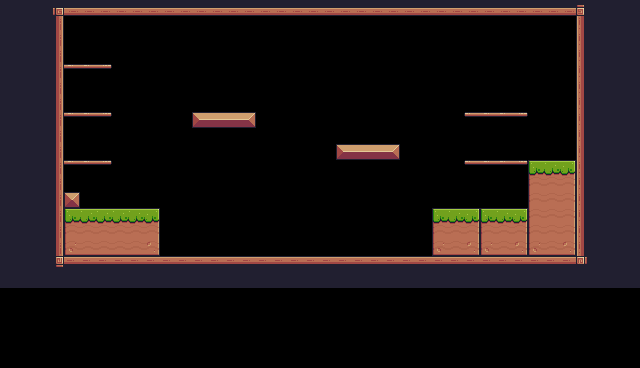

A level layout from a 2D game, rendered from its tile map. Below: a short description, then the map file with its tile-grid data intact:
An orthogonal 40x23 tile map with 16x16 px tiles, 1 tile layer (Background) and 30 objects (11x Fruit, 5x Platform, Player, Saw, Checkpoint, ...).

<map version="1.10" tiledversion="1.11.0" orientation="orthogonal" renderorder="right-down" width="40" height="23" tilewidth="16" tileheight="16" infinite="0" nextlayerid="4" nextobjectid="42">
 <tileset firstgid="1" source="Pixel Adventure.tsx" />
 <layer id="1" name="Background" width="40" height="23">
  <properties>
   <property name="BackgroundColor" value="Gray" />
  </properties>
  <data encoding="csv">
24,24,24,92,134,134,134,134,134,134,134,134,134,134,134,134,134,134,134,134,134,134,134,134,134,134,134,134,134,134,134,134,134,134,134,134,93,24,24,24,
24,24,24,113,0,0,0,0,0,0,0,0,0,0,0,0,0,0,0,0,0,0,0,0,0,0,0,0,0,0,0,0,0,0,0,0,111,24,24,24,
24,24,24,113,0,0,0,0,0,0,0,0,0,0,0,0,0,0,0,0,0,0,0,0,0,0,0,0,0,0,0,0,0,0,0,0,111,24,24,24,
24,24,24,113,0,0,0,0,0,0,0,0,0,0,0,0,0,0,0,0,0,0,0,0,0,0,0,0,0,0,0,0,0,0,0,0,111,24,24,24,
24,24,24,113,41,41,42,0,0,0,0,0,0,0,0,0,0,0,0,0,0,0,0,0,0,0,0,0,0,0,0,0,0,0,0,0,111,24,24,24,
24,24,24,113,0,0,0,0,0,0,0,0,0,0,0,0,0,0,0,0,0,0,0,0,0,0,0,0,0,0,0,0,0,0,0,0,111,24,24,24,
24,24,24,113,0,0,0,0,0,0,0,0,0,0,0,0,0,0,0,0,0,0,0,0,0,0,0,0,0,0,0,0,0,0,0,0,111,24,24,24,
24,24,112,113,41,41,42,0,0,0,0,0,13,14,14,15,0,0,0,0,0,0,0,0,0,0,0,0,0,40,41,41,42,0,0,0,111,24,24,24,
24,24,112,113,0,0,0,0,0,0,0,0,0,0,0,0,0,0,0,0,0,0,0,0,0,0,0,0,0,0,0,0,0,0,0,0,111,24,24,24,
24,24,112,113,0,0,0,0,0,0,0,0,0,0,0,0,0,0,0,0,0,13,14,14,15,0,0,0,0,0,0,0,0,0,0,0,111,24,24,24,
24,24,112,113,41,41,42,0,0,0,0,0,0,0,0,0,0,0,0,0,0,0,0,0,0,0,0,0,0,40,41,41,42,7,8,9,111,24,24,24,
24,24,112,113,0,0,0,0,0,0,0,0,0,0,0,0,0,0,0,0,0,0,0,0,0,0,0,0,0,0,0,0,0,29,30,31,111,24,24,24,
24,24,24,113,35,0,0,0,0,0,0,0,0,0,0,0,0,0,0,0,0,0,0,0,0,0,0,0,0,0,0,0,0,29,30,31,111,24,24,24,
24,24,24,113,7,8,8,8,8,9,0,0,0,0,0,0,0,0,0,0,0,0,0,0,0,0,0,7,8,9,7,8,9,29,30,31,111,24,24,24,
24,24,24,113,29,30,30,30,30,31,0,0,0,0,0,0,0,0,0,0,0,0,0,0,0,0,0,29,30,31,29,30,31,29,30,31,111,24,24,24,
24,24,24,113,51,52,52,52,52,53,0,0,0,0,0,0,0,0,0,0,0,0,0,0,0,0,0,51,52,53,51,52,53,51,52,53,111,24,24,24,
24,24,24,114,90,90,90,90,90,90,90,90,90,90,90,90,90,90,90,90,90,90,90,90,90,90,90,90,90,90,90,90,90,90,90,90,115,24,24,24,
24,24,24,24,24,24,24,24,24,24,24,24,24,24,24,24,24,24,24,24,24,24,24,24,24,24,24,24,24,24,24,24,24,24,24,24,24,24,24,24,
0,0,0,0,0,0,0,0,0,0,0,0,0,0,0,0,0,0,0,0,0,0,0,0,0,0,0,0,0,0,0,0,0,0,0,0,0,0,0,0,
0,0,0,0,0,0,0,0,0,0,0,0,0,0,0,0,0,0,0,0,0,0,0,0,0,0,0,0,0,0,0,0,0,0,0,0,0,0,0,0,
0,0,0,0,0,0,0,0,0,0,0,0,0,0,0,0,0,0,0,0,0,0,0,0,0,0,0,0,0,0,0,0,0,0,0,0,0,0,0,0,
0,0,0,0,0,0,0,0,0,0,0,0,0,0,0,0,0,0,0,0,0,0,0,0,0,0,0,0,0,0,0,0,0,0,0,0,0,0,0,0,
0,0,0,0,0,0,0,0,0,0,0,0,0,0,0,0,0,0,0,0,0,0,0,0,0,0,0,0,0,0,0,0,0,0,0,0,0,0,0,0
</data>
 </layer>
 <objectgroup id="2" name="Spawnpoints">
  <object id="4" name="Player" type="Player" x="122.945" y="142.804" width="32" height="32" />
  <object id="21" name="Bananas" type="Fruit" x="80" y="32" width="32" height="32" />
  <object id="22" name="Orange" type="Fruit" x="80" y="80" width="32" height="32" />
  <object id="23" name="Apple" type="Fruit" x="80" y="128" width="32" height="32" />
  <object id="24" name="Cherries" type="Fruit" x="192" y="80" width="32" height="32" />
  <object id="25" name="Cherries" type="Fruit" x="224" y="80" width="32" height="32" />
  <object id="26" name="Cherries" type="Fruit" x="235.749" y="37.5288" width="32" height="32" />
  <object id="27" name="Cherries" type="Fruit" x="336" y="112" width="32" height="32" />
  <object id="28" name="Cherries" type="Fruit" x="368" y="112" width="32" height="32" />
  <object id="29" name="Cherries" type="Fruit" x="352" y="80" width="32" height="32" />
  <object id="30" name="Kiwi" type="Fruit" x="480" y="80" width="32" height="32" />
  <object id="31" name="Kiwi" type="Fruit" x="480" y="128" width="32" height="32" />
  <object id="34" type="Saw" x="288" y="80" width="32" height="32">
   <properties>
    <property name="isVertical" type="bool" value="true" />
    <property name="offNeg" type="float" value="4" />
    <property name="offPos" type="float" value="3" />
   </properties>
  </object>
  <object id="36" type="Checkpoint" x="512" y="96" width="64" height="64" />
  <object id="37" name="Chicken" type="Chicken" x="336" y="224" width="32" height="32">
   <properties>
    <property name="offNeg" type="float" value="12" />
    <property name="offPos" type="float" value="5" />
   </properties>
  </object>
 </objectgroup>
 <objectgroup id="3" name="Collisions" locked="1">
  <object id="7" x="48" y="0" width="16" height="272" />
  <object id="8" x="64" y="0" width="528" height="16" />
  <object id="9" x="576" y="16" width="16" height="256" />
  <object id="10" x="64" y="256" width="512" height="16" />
  <object id="11" x="64" y="192" width="16" height="16" />
  <object id="12" x="64" y="208" width="96" height="48" />
  <object id="13" x="192" y="112" width="64" height="16" />
  <object id="14" x="336" y="144" width="64" height="16" />
  <object id="15" x="432" y="208" width="96" height="48" />
  <object id="16" type="Platform" x="464" y="160" width="64" height="16" />
  <object id="17" type="Platform" x="464" y="112" width="64" height="16" />
  <object id="18" type="Platform" x="64" y="112" width="48" height="16" />
  <object id="19" type="Platform" x="64" y="64" width="48" height="16" />
  <object id="20" type="Platform" x="64" y="160" width="48" height="16" />
  <object id="35" x="528" y="160" width="48" height="96" />
 </objectgroup>
</map>
